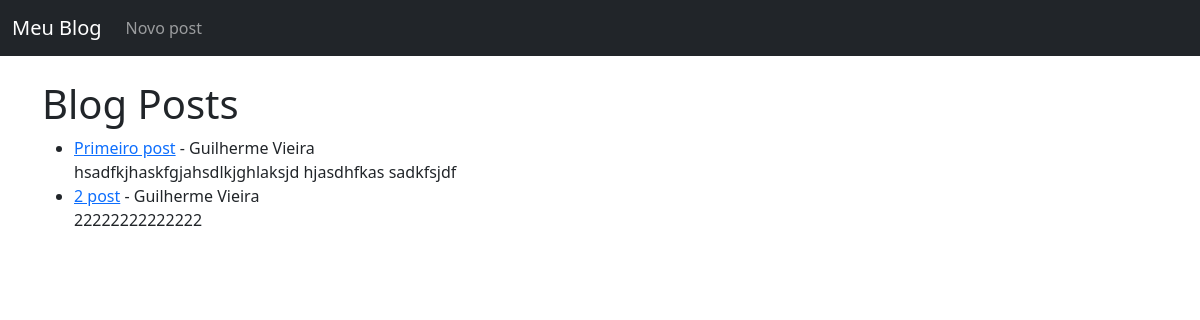
Before: / with the older database file.
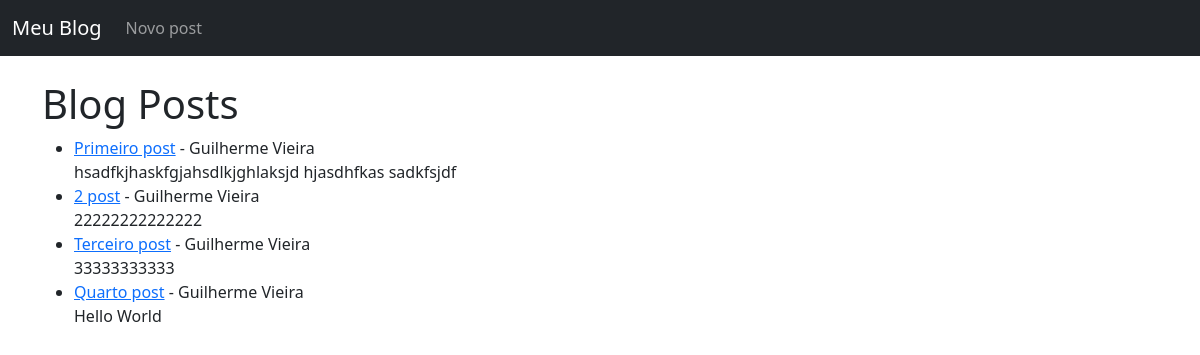
After: the same page with the newer database file.
### blog_django/models.py (models this page shows, shortened)
class Post(models.Model):
    title = models.CharField(max_length=255)
    title_tag = models.CharField(max_length=255, default="Meu Blog")
    author = models.ForeignKey(User, on_delete=models.CASCADE)
    body = models.TextField()

### blog_django/views.py (the view)
# urls.py: path('', HomeView.as_view(), name="home"),
class HomeView(ListView):
    model = Post
    template_name = 'home.html'

### blog_django/templates/home.html
{% extends 'base.html' %}
{% block content %}
<h1>Blog Posts</h1>
<ul>
{% for post in object_list %}
    <li><a href="{% url 'article-detail' post.pk %}"> {{ post.title }}</a> - {{ post.author.first_name }} {{ post.author.last_name }}<br/>
    {{ post.body }}</li>
{% endfor %}
</ul>
{% endblock %}

### blog_django/templates/base.html (shortened to what this page needs)
<!doctype html>
<html lang="en">
  <head>
    <link href="https://cdn.jsdelivr.net/npm/bootstrap@5.0.2/dist/css/bootstrap.min.css" rel="stylesheet">
  </head>
  <body>
    <nav class="navbar navbar-expand-md navbar-dark bg-dark">
        <div class="container-fluid">
          <a href="{% url 'home' %}" class="navbar-brand" href="#">Meu Blog</a>
          <div class="collapse navbar-collapse" id="navbarSupportedContent">
            <ul class="navbar-nav me-auto mb-2 mb-lg-0">
              <li class="nav-item">
                <a class="nav-link" href="{% url 'add_post' %}">Novo post</a>
              </li>
            </ul>
          </div>
        </div>
      </nav>
    <div class="container"><br/>
        {% block content %}
        {% endblock %}
    </div>
  </body>
</html>

Changed rows visible on the page:
added Post: title "Terceiro post", author.first_name "Guilherme", author.last_name "Vieira", body "33333333333"
added Post: title "Quarto post", author.first_name "Guilherme", author.last_name "Vieira", body "Hello World"
